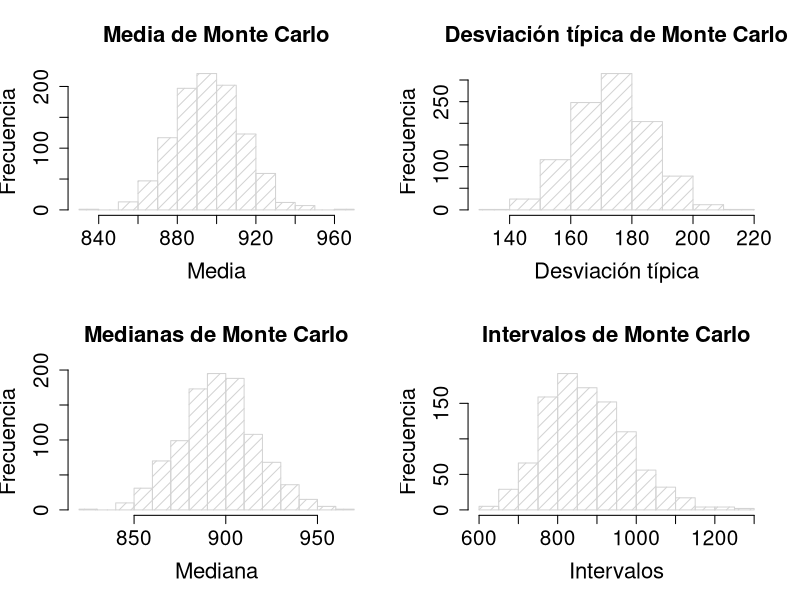

This chart was generated by the following R code:
#####################################################
#                                                   #
# Cálculo de Intervalos de Confianza de Monte Carlo #
#                                                   #
#####################################################

m <- 1000 # Número de simulaciones
n <- 100  # Tamaño de la muestra

# Genera una matriz de nxm con valores N(896,174)
# La media de la muestra y la desviación estándar muestral para esta muestra aleatoria son xn = 896 y sn = 174
# y la distribución de las puntuaciones es aproximadamente normal

x <- matrix(rnorm((m*n),896,174),nrow=m)

# Media de cada una de las filas de X
means <- apply(x,1,mean)

 # Desviación típica de cada una de las filas de x
sdevs <- sqrt(apply(x,1,var))

# Mediana de cada una de las filas de x
medians <- apply(x,1,median)

# Intervalo de cada una de las filas de x
ranges <- apply(apply(x,1,range),2,diff) 

# Crea una ventana de 2x2
par(mfrow=c(2,2))

# Muestra un histograma de las medias de Monte Carlo
hist(means,xlab="Media", ylab="Frecuencia", main="Media de Monte Carlo",
     angle=45,density=12,cex.axis=1.5,cex.lab=1.6,cex.main=1.6) 

# Muestra un histograma de la desviación típica de Monte Carlo
hist(sdevs,xlab="Desviación típica",ylab="Frecuencia",angle=45,density=12,main=
       "Desviación típica de Monte Carlo",cex.axis=1.5,cex.lab=1.6,cex.main=1.6)

# Muestra un histograma de las medianas de Monte Carlo
hist(medians,xlab="Mediana",ylab="Frecuencia",main="Medianas de Monte Carlo",angle=45,
     density=12,cex.axis=1.5,cex.lab=1.6,cex.main=1.6)

# Muestra un histograma de los intervalos de Monte Carlo
hist(ranges,xlab="Intervalos",ylab="Frecuencia",main="Intervalos de Monte Carlo",angle=45,
     density=12,cex.axis=1.5,cex.lab=1.6,cex.main=1.6)

# Ahora tenemos m = 1.000 medias, medianas, desviaciones típicas, y los intervalos de la distribución N (896, 174)
# ¿Cómo encontramos intervalos de confianza para la población homóloga?

# 1. Primero tenemos que ordenar los valores estimados del más pequeño al más grande.

# Ordena las medias de menor a mayor
means <- sort(means)

# Ordena las desviaciones típicas de menor a mayor
sdevs <- sort(sdevs)

# Ordena las medianas de menor a mayor
medians <- sort(medians)

# Ordena los intervalos de menor a mayor
ranges <- sort(ranges) 

# 2. Dado que lo que queremos encontrar es un límite superior e inferior 
# de tal manera que aproximadamente el 95% de las estimaciones estén dentro 
# de estos límites. 
# Una forma de obtener un IC del 95% es encontrar el percentil 2,5 
# y el percentil 97,5 de la distribución de Monte Carlo. 
# En el ejemplo, ya que hay m = 1000 valores estimados, 
# ¿qué valores de la lista ordenada corresponden a los 
# percentiles 2,5 y 97,5? 
# Se debe tener en consideración que podemos elegir cualquier par de valores
# dentro de los cuales el 95% de las observaciones mienten y lo llaman un intervalo de confianza
# del 95% para el parámetro. Sin embargo, la convención es construir el intervalo utilizando el "medio" 95% de la distribución, de acuerdo con los percentiles.

# Definimos el coeficiente de confianza (95%)
CC <- .95
# Calculamos la tail probability (.025)
tail <- (1-CC)/2

# Calculamos el elemento por debajo del percentil 2.5
numero_menor1 <- trunc(tail*m+.5)
# Calculamos el elemento por encima del percentil 2.5
numero_menor2 <- ceiling(tail*m+.5)
# Calculamos el peso de numero_menor1
lp <- tail*m+.5-numero_menor1

# Calculamos el elemento por debajo del percentil 97.5
numero_mayor1 <- trunc((1-tail)*m+.5)
# Calculamos el elemento por encima del percentil 97.5
numero_mayor2 <- ceiling((1-tail)*m+.5)

# Calculamos el peso de numero_mayor1
up <- 1-lp

# Intervalo de Confianza 95% límite menor para la media 
menor <- (1-lp)*means[numero_menor1]+lp*means[numero_menor2]
# Intervalo de Confianza 95% límite mayor para la media 
mayor <- (1-up)*means[numero_mayor1]+up*means[numero_mayor2]

# Imprime los límites menor y mayor redondeados a 4 decimales
cat("Intervalo de Confianza de Monte Carlo para la media = (", 
    round(menor,4), round(mayor,4),") \n")

# Intervalo de Confianza 95% límite menor para la desviación típica 
menor <- (1-lp)*sdevs[numero_menor1]+lp*sdevs[numero_menor2]
# Intervalo de Confianza 95% límite mayor para la desviación típica 
mayor <- (1-up)*sdevs[numero_mayor1]+up*sdevs[numero_mayor2]

# Imprime los límites menor y mayor redondeados a 4 decimales
cat("Intervalo de Confianza de Monte Carlo para la desviación típica = (", 
    round(menor,4), round(mayor,4),") \n")

# Intervalo de Confianza 95% límite menor para la mediana 
menor <- (1-lp)*medians[numero_menor1]+lp*medians[numero_menor2]
# Intervalo de Confianza 95% límite mayor para la mediana 
mayor <- (1-up)*medians[numero_mayor1]+up*medians[numero_mayor2]

# Imprime los límites menor y mayor redondeados a 4 decimales
cat("Intervalo de Confianza de Monte Carlo para la mediana = (", 
    round(menor,4), round(mayor,4),") \n")

# Intervalo de Confianza 95% límite menor para el intervalo 
menor <- (1-lp)*ranges[numero_menor1]+lp*ranges[numero_menor2]
# Intervalo de Confianza 95% límite mayor para el intervalo 
mayor <- (1-up)*ranges[numero_mayor1]+up*ranges[numero_mayor2]

# Imprime los límites menor y mayor redondeados a 4 decimales
cat("Intervalo de Confianza de Monte Carlo para el intervalo = (", 
    round(menor,4), round(mayor,4),") \n")

